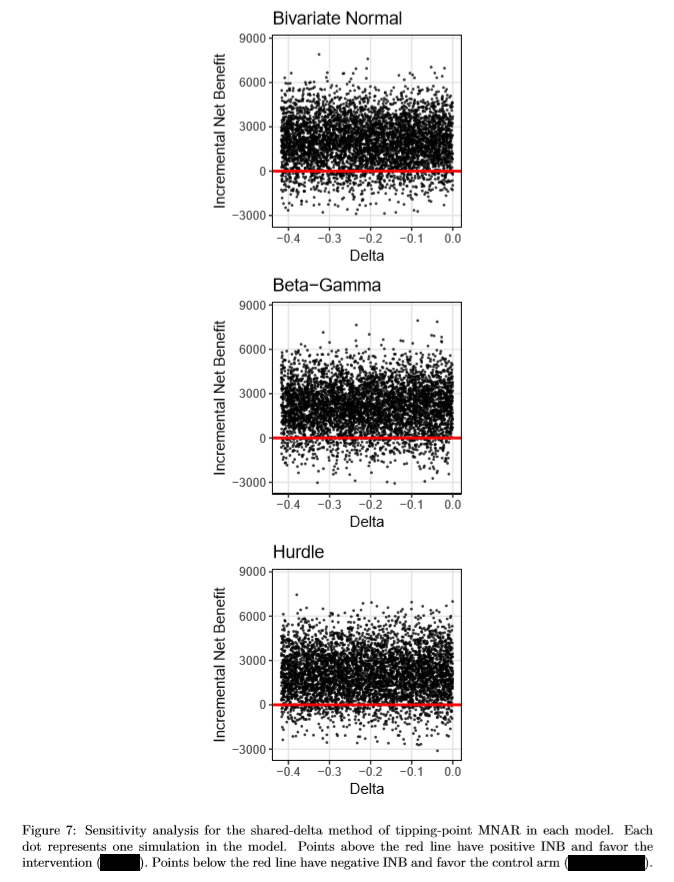

Reproduce this figure in R.
```{r dinbplot, fig.height=8.25, fig.width=2.7, fig.pos= 'p', fig.align='center', fig.cap="\\label{dinbplot}Sensitivity analysis for the shared-delta method of tipping-point MNAR in each model. Each dot represents one simulation in the model. Points above the red line have positive INB and favor the intervention (*****). Points below the red line have negative INB and favor the control arm (********).", message=FALSE, warning=FALSE, echo=FALSE}
temp.delta.h <- runif(5000, -1 * data$twoSD, 0)
temp.mu.q.1.h <- mh$BUGSoutput$sims.matrix[,"mu.q[1]"] + (temp.delta.h * data$missPct[1])
temp.mu.q.2.h <- mh$BUGSoutput$sims.matrix[,"mu.q[1]"] + (temp.delta.h * data$missPct[1])
temp.delta.q.h <- temp.mu.q.2.h - temp.mu.q.1.h
temp.inb.h <- (30000 * temp.delta.q.h) - mh$BUGSoutput$sims.list$delta.c

temp.delta.b <- runif(5000, -1 * data$twoSD, 0)
temp.mu.q.1.b <- mb$BUGSoutput$sims.matrix[,"mu.q[1]"] + (temp.delta.b * data$missPct[1])
temp.mu.q.2.b <- mb$BUGSoutput$sims.matrix[,"mu.q[1]"] + (temp.delta.b * data$missPct[1])
temp.delta.q.b <- temp.mu.q.2.b - temp.mu.q.1.b
temp.inb.b <- (30000 * temp.delta.q.b) - mb$BUGSoutput$sims.list$delta.c

temp.delta.n <- runif(5000, -1 * data$twoSD, 0)
temp.mu.q.1.n <- mn$BUGSoutput$sims.matrix[,"mu.q[1]"] + (temp.delta.n * data$missPct[1])
temp.mu.q.2.n <- mn$BUGSoutput$sims.matrix[,"mu.q[1]"] + (temp.delta.n * data$missPct[1])
temp.delta.q.n <- temp.mu.q.2.n - temp.mu.q.1.n
temp.inb.n <- (30000 * temp.delta.q.n) - mn$BUGSoutput$sims.list$delta.c

inb_data <- data.frame(bvn.delta = temp.delta.n, bvn.inb = temp.inb.n,
                       bg.delta = temp.delta.b, bg.inb = temp.inb.b,
                       h.delta = temp.delta.h, h.inb = temp.inb.h)
dinb.n <- ggplot2::ggplot(data=inb_data) +
  ggplot2::theme(panel.background = ggplot2::element_blank(),
                 panel.grid.major.x = ggplot2::element_line(color="grey90"),
                 panel.grid.minor.x = ggplot2::element_blank(),
                 panel.grid.major.y = ggplot2::element_line(color="grey90"),
                 panel.grid.minor.y = ggplot2::element_blank(),
                 panel.border = ggplot2::element_rect(color="black", fill=NA)) +
  ggplot2::geom_point(mapping=ggplot2::aes(x=bvn.delta, y=bvn.inb), col="black", alpha=0.7, size=0.35)+
  ggplot2::ylim(-3200, 8600) + 
  ggplot2::geom_hline(yintercept = 0, color="red", size=1) +
  ggplot2::labs(title="Bivariate Normal", x="Delta", y="Incremental Net Benefit")
dinb.b <- ggplot2::ggplot(data=inb_data) +
  ggplot2::theme(panel.background = ggplot2::element_blank(),
                 panel.grid.major.x = ggplot2::element_line(color="grey90"),
                 panel.grid.minor.x = ggplot2::element_blank(),
                 panel.grid.major.y = ggplot2::element_line(color="grey90"),
                 panel.grid.minor.y = ggplot2::element_blank(),
                 panel.border = ggplot2::element_rect(color="black", fill=NA)) +
  ggplot2::geom_point(mapping=ggplot2::aes(x=bg.delta, y=bg.inb), col="black", alpha=0.7, size=0.35)+
  ggplot2::geom_hline(yintercept = 0, color="red", size=1) +
  ggplot2::labs(title="Beta-Gamma", x="Delta", y="Incremental Net Benefit") +
  ggplot2::ylim(-3200, 8600)
dinb.h <- ggplot2::ggplot(data=inb_data) +
  ggplot2::theme(panel.background = ggplot2::element_blank(),
                 panel.grid.major.x = ggplot2::element_line(color="grey90"),
                 panel.grid.minor.x = ggplot2::element_blank(),
                 panel.grid.major.y = ggplot2::element_line(color="grey90"),
                 panel.grid.minor.y = ggplot2::element_blank(),
                 panel.border = ggplot2::element_rect(color="black", fill=NA)) +
  ggplot2::geom_point(mapping=ggplot2::aes(x=h.delta, y=h.inb), col="black", alpha=0.7, size=0.35)+
  ggplot2::geom_hline(yintercept = 0, color="red", size=1) +
  ggplot2::labs(title="Hurdle", x="Delta", y="Incremental Net Benefit") +
  ggplot2::ylim(-3200, 8600)
gridExtra::grid.arrange(dinb.n, dinb.b, dinb.h, ncol=1)
```
